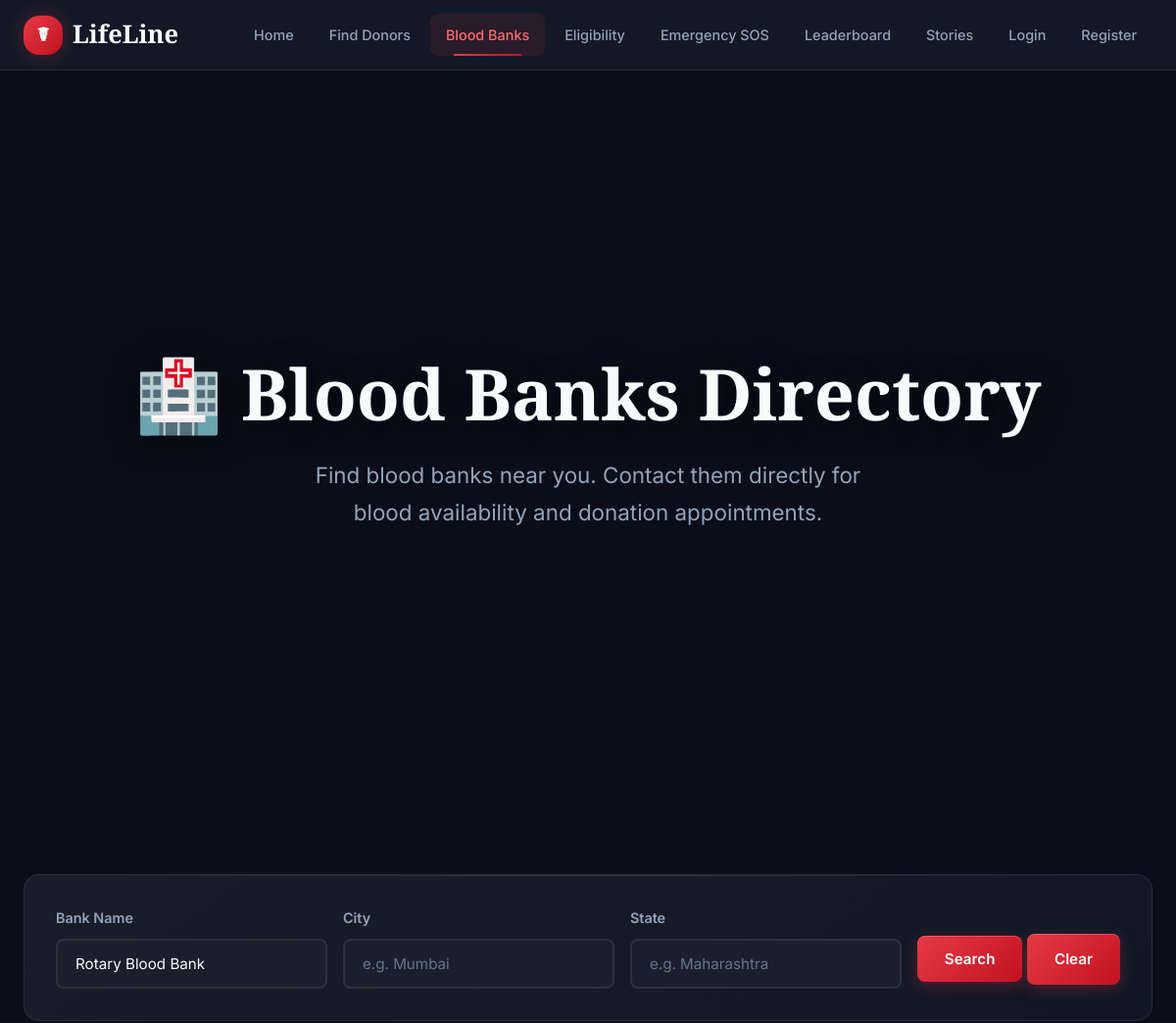
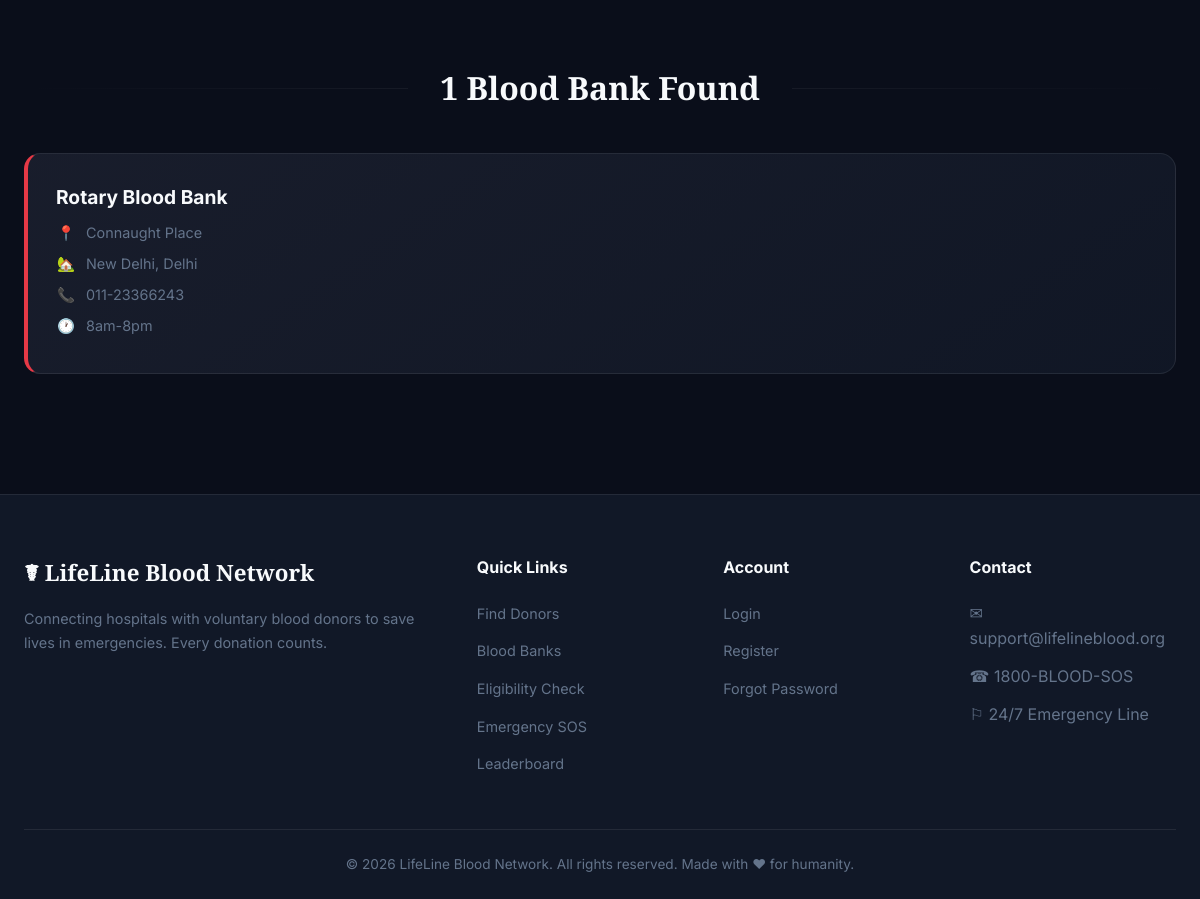
Screenshot of /lifeline/blood_banks.php?name=Rotary Blood Bank with the database file from the repository (2 pictures, top to bottom).
### tables this page shows
CREATE TABLE IF NOT EXISTS `blood_banks` (
  `id`              INT(11) NOT NULL AUTO_INCREMENT,
  `name`            VARCHAR(255) NOT NULL,
  `address`         TEXT,
  `city`            VARCHAR(100) DEFAULT NULL,
  `state`           VARCHAR(100) DEFAULT NULL,
  `phone`           VARCHAR(30) DEFAULT NULL,
  `email`           VARCHAR(255) DEFAULT NULL,
  `license_number`  VARCHAR(100) DEFAULT NULL,
  `working_hours`   VARCHAR(100) DEFAULT NULL,
  `has_24h_service` TINYINT(1) DEFAULT '0',
  `latitude`        DECIMAL(10,7) DEFAULT NULL,
  `longitude`       DECIMAL(10,7) DEFAULT NULL,
  `created_at`      TIMESTAMP NULL DEFAULT CURRENT_TIMESTAMP,
  PRIMARY KEY (`id`),
  KEY `ix_bank_location` (`state`, `city`)
);

### lifeline/includes/functions.php (called while the page is built, shortened)
<?php
function baseUrl(): string {
    static $base = null;
    if ($base !== null) return $base;
    $appPath = Config::get('APP_PATH', '');
    if ($appPath !== '') {
        $base = '/' . trim($appPath, '/');
        if ($base === '/') $base = '';
    } else {
        $scriptName = $_SERVER['SCRIPT_NAME'] ?? '';
        $phpSelf = $_SERVER['PHP_SELF'] ?? '';
        $path = $scriptName ?: $phpSelf;
        $currentDir = dirname($path);
        if (strpos($path, '/donor/') !== false) {
            $base = str_replace('/donor', '', $currentDir);
        } elseif (strpos($path, '/hospital/') !== false) {
            $base = str_replace('/hospital', '', $currentDir);
        } elseif (strpos($path, '/admin/') !== false) {
            $base = str_replace('/admin', '', $currentDir);
        } else {
            $base = ($currentDir === '/' || $currentDir === '\\') ? '' : $currentDir;
        }
        $base = rtrim($base, '/');
    }
    return $base;
}

### lifeline/blood_banks.php (the view, shortened to what this page needs)
<?php
require_once 'includes/functions.php';
$name = trim($_GET['name'] ?? '');
$city = trim($_GET['city'] ?? '');
$state = trim($_GET['state'] ?? '');
$sql = "SELECT * FROM blood_banks WHERE 1=1";
$params = [];
if ($name) {
    $sql .= " AND name LIKE ?";
    $params[] = "%$name%";
}
$sql .= " ORDER BY state, city, name";
$stmt = $pdo->prepare($sql);
$stmt->execute($params);
$banks = $stmt->fetchAll();
include 'includes/header.php';
?>
<section class="hero pad-card-lg">
    <h1>&#127973; Blood Banks Directory</h1>
    <p>Find blood banks near you. Contact them directly for blood availability and donation appointments.</p>
</section>
<div class="card">
    <form method="GET" class="flex flex-wrap gap-16 items-center mb-0">
        <div class="form-group flex-1 minw-180 mb-0">
            <label for="name">Bank Name</label>
            <input type="text" id="name" name="name" value="<?php echo htmlspecialchars($name); ?>" placeholder="e.g. Red Cross">
        </div>
        <div class="form-group flex-1 minw-180 mb-0">
            <label for="city">City</label>
            <input type="text" id="city" name="city" value="<?php echo htmlspecialchars($city); ?>" placeholder="e.g. Mumbai">
        </div>
        <div class="form-group flex-1 minw-180 mb-0">
            <label for="state">State</label>
            <input type="text" id="state" name="state" value="<?php echo htmlspecialchars($state); ?>" placeholder="e.g. Maharashtra">
        </div>
        <div class="mt-24">
            <button type="submit" class="btn">Search</button>
            <a href="<?php echo baseUrl(); ?>/blood_banks.php" class="btn btn-secondary">Clear</a>
        </div>
    </form>
</div>
<div class="section-divider"><h2><?php echo count($banks); ?> Blood Bank<?php echo count($banks) !== 1 ? 's' : ''; ?> Found</h2></div>
<div class="grid-autofit-340">
    <?php foreach ($banks as $bank): ?>
    <div class="blood-bank-card">
        <h3><?php echo htmlspecialchars($bank['name']); ?></h3>
        <div class="bank-detail"><span class="icon">&#128205;</span> <?php echo htmlspecialchars($bank['address']); ?></div>
        <div class="bank-detail"><span class="icon">&#127969;</span> <?php echo htmlspecialchars($bank['city'] . ', ' . $bank['state']); ?></div>
        <div class="bank-detail"><span class="icon">&#128222;</span> <?php echo htmlspecialchars($bank['phone']); ?></div>
        <div class="bank-detail"><span class="icon">&#128336;</span> <?php echo htmlspecialchars($bank['working_hours']); ?></div>
    </div>
    <?php endforeach; ?>
</div>
<?php include 'includes/footer.php'; ?>

### rows the page displays
blood_banks: name "Rotary Blood Bank", address "Connaught Place", city+state "New Delhi, Delhi", phone "011-23366243", working_hours "8am-8pm"

### other values shown
count($banks) "1"
